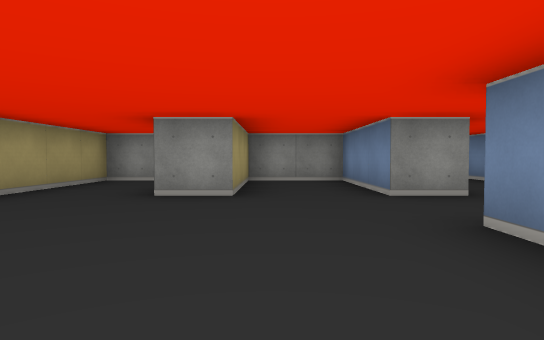
View 1 (above)

24 first-person views from a walk through a cub3D level. The camera is about half as high as the walls, tilts 2° down and sees 75° across. The floor is counted in squares. Each view is taken from the middle of a square. On the plan, view 1 faces up. The plan holds only what a view shows up to about 9 squares ahead; the rest is blank.

View 2
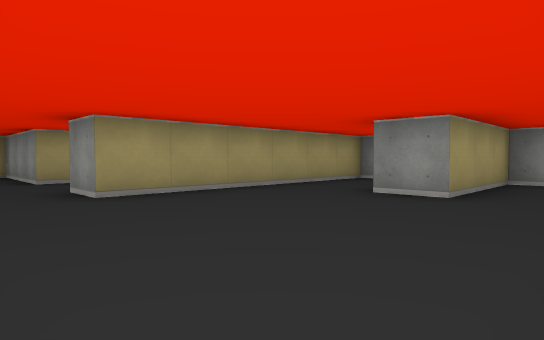

View 3
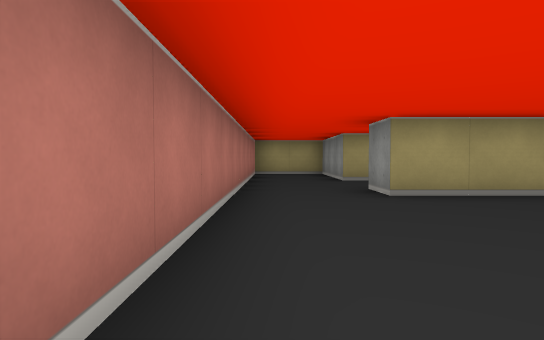

View 4
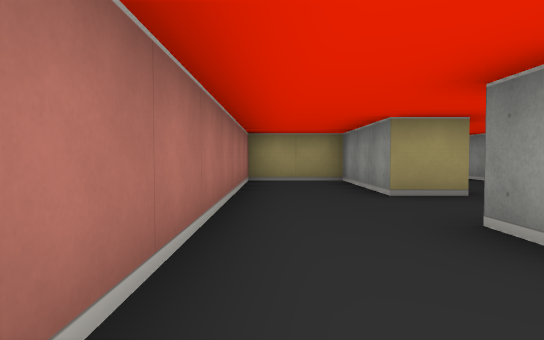

View 5
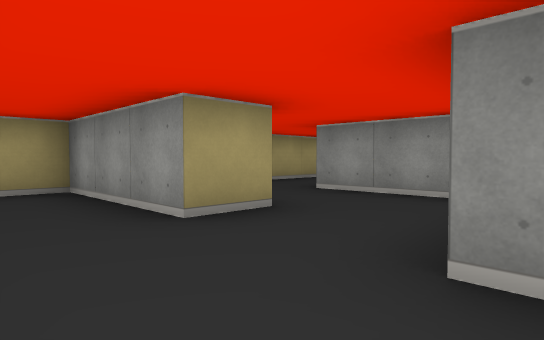

View 6
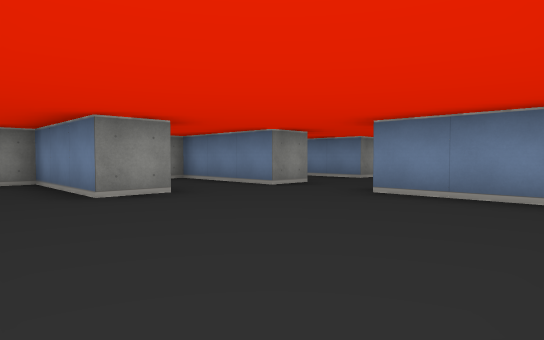

View 7
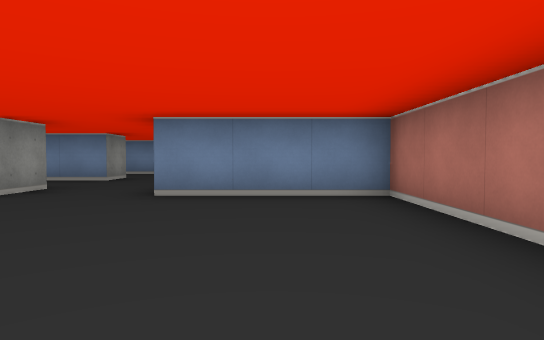

View 8
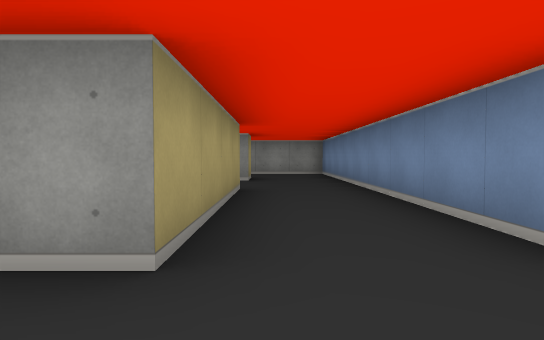

View 9
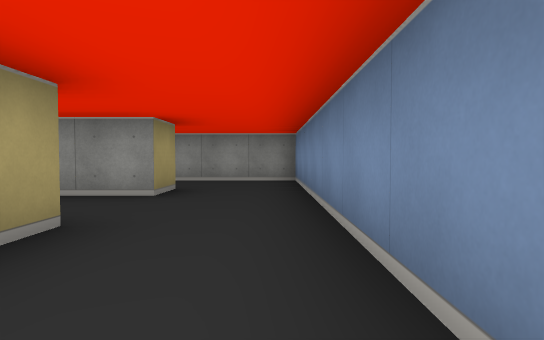

View 10
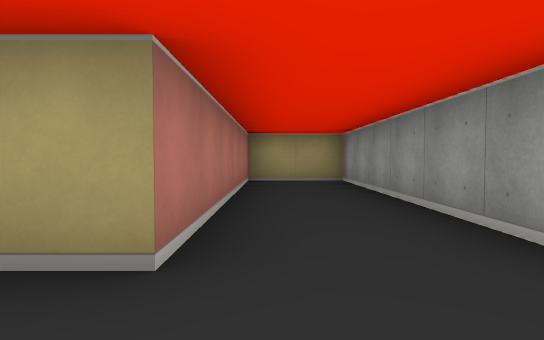

View 11
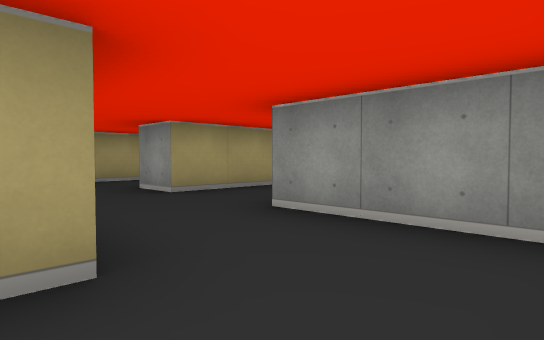

View 12
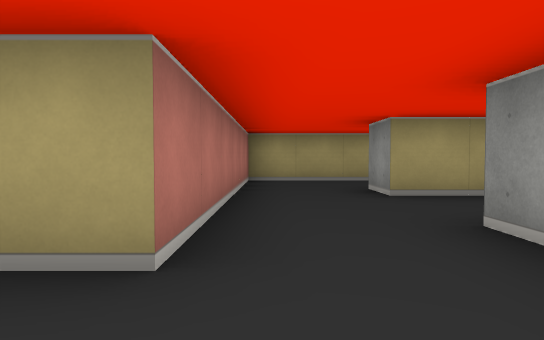

View 13
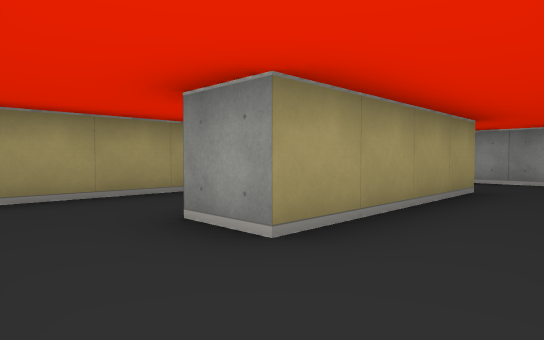

View 14
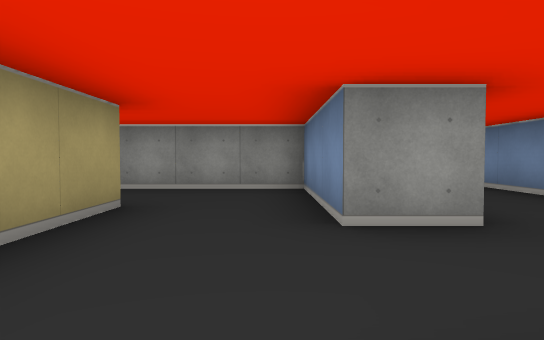

View 15
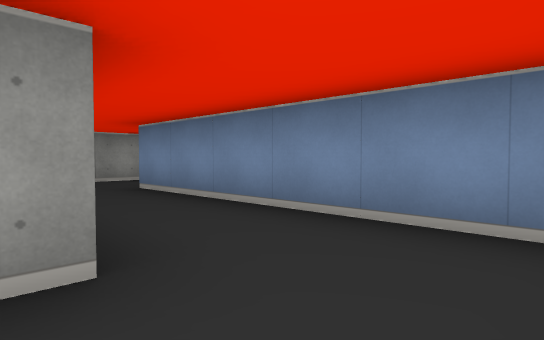

View 16
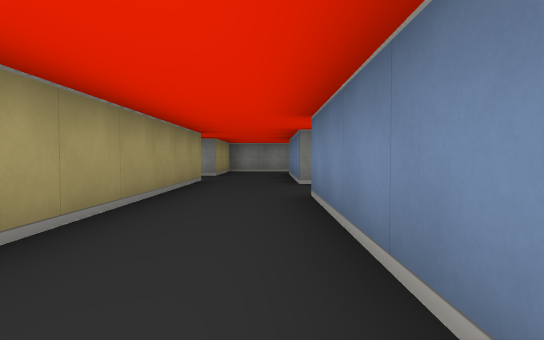

View 17
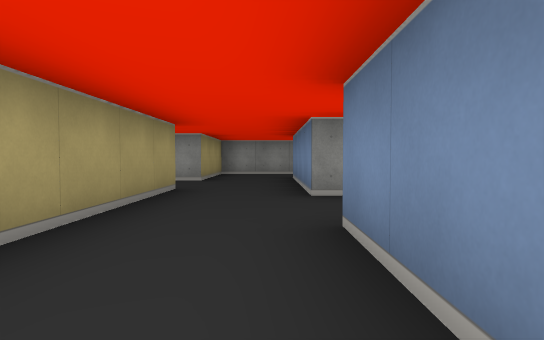

View 18
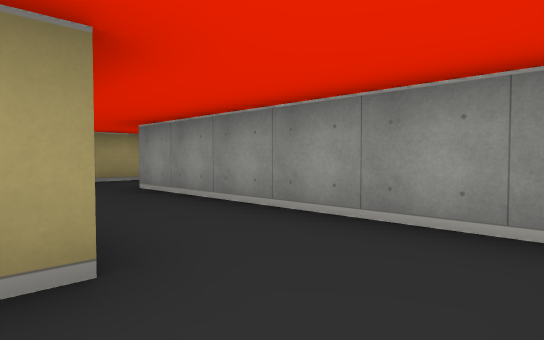

View 19
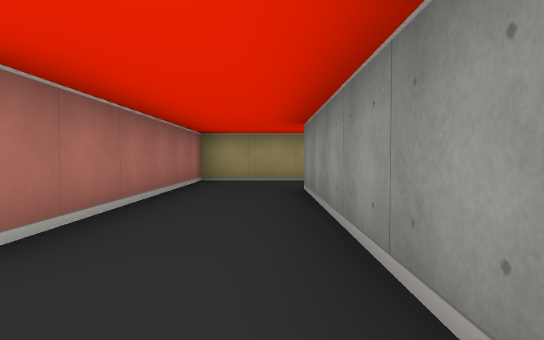

View 20
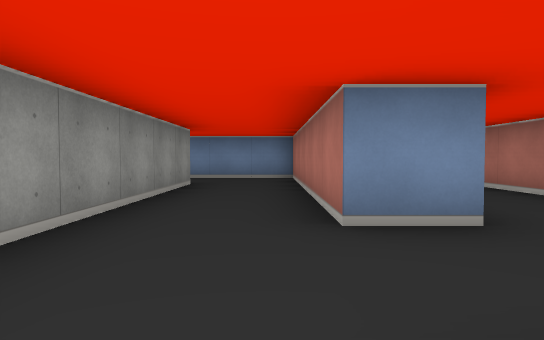

View 21
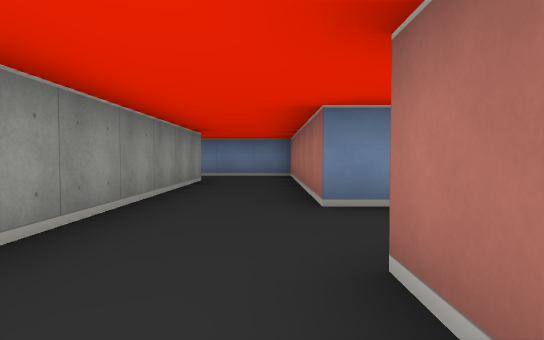

View 22
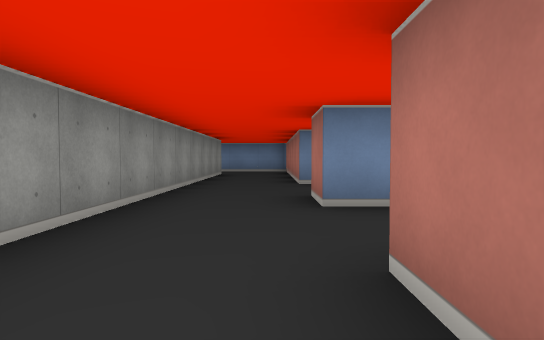

View 23
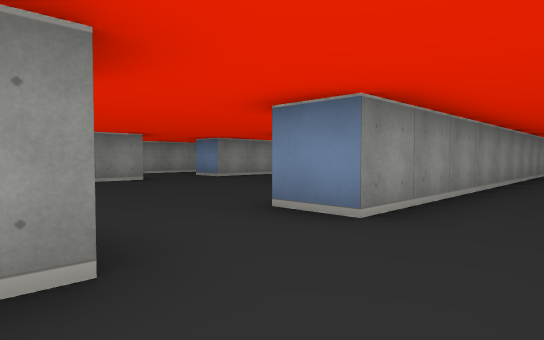

View 24
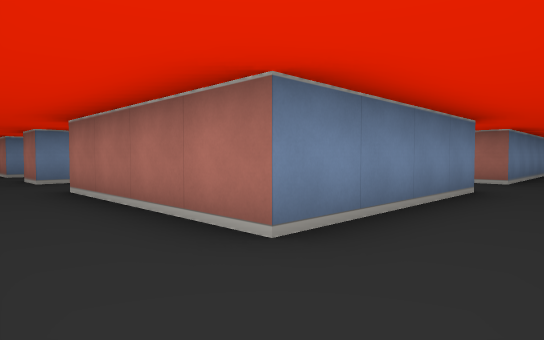

### Floor plan
Points are (right, up) in squares from view 1. A wall is a line through its corners. A room is listed if a view was taken in it or the views show most of it. See-through windows are left out.
Room 1 (views 1, 2, 3, 4, 6, 7)
walls: (2.5, 4.5) (1.5, 4.5) (1.5, 7.5) (-0.5, 7.5) (-0.5, 4.5) (-1.5, 4.5) (-1.5, 7.5) (-3.5, 7.5) (-3.5, 1.5); (-3.5, -0.5) (1.5, -0.5) (1.5, 2.5)
ways out: opening at (-4, 0.5) to room 2; opening at (2, 3.5) to room 3
Room 2 (view 5)
walls: (-6.5, 2.6) (-6.5, 1.5) (-9.5, 1.5) (-9.5, -0.5) (-3.5, -0.5); (-3.5, 1.5) (-4.5, 1.5)
ways out: opening at (-4, 0.5) to room 1; opening at (-5.5, 2) to room 14
Room 3 (views 8, 9, 10, 11)
walls: (2.5, 11.5) (2.5, 10.5) (-3.5, 10.5) (-3.5, 8.5) (2.5, 8.5) (2.5, 4.5); (4.5, 4.5) (4.5, 11.5)
ways out: opening at (2, 3.5) to room 1; opening at (3.5, 11) to room 4; opening at (5, 3.5)
Room 4 (view 12)
walls: (1.5, 11.5) (2.5, 11.5); (4.5, 11.5) (4.5, 13.5) (1.5, 13.5)
ways out: opening at (3.5, 11) to room 3; opening at (2, 12.5) to room 5
Room 5 (views 13, 14)
walls: (-0.5, 14.5) (-0.5, 13.5) (-1.5, 13.5); (-1.5, 11.5) (1.5, 11.5)
ways out: opening at (2, 12.5) to room 4; opening at (0.5, 14) to room 7; opening at (-1, 12.5) to room 15
Room 6 (views 15, 16, 17)
walls: (2.6, 16.5) (1.5, 16.5); (4.5, 15.2) (4.5, 20.5); (5.5, 22.5) (4.5, 22.5) (4.5, 23.5); (2.5, 23.5) (2.5, 17.9)
ways out: opening at (2, 15.5) to room 7; opening at (3.5, 23) to room 13; opening at (5, 21.5)
Room 7 (view 18)
walls: (1.5, 16.5) (1.5, 17.5); (-0.5, 17.6) (-0.5, 14.5)
ways out: opening at (0.5, 14) to room 5; opening at (2, 15.5) to room 6; opening at (0.5, 17) to room 8
Room 8 (view 19)
walls: (-6.5, 20.5) (-6.5, 17.5) (-0.9, 17.5); (1.5, 17.5) (1.5, 19.5) (-4.5, 19.5) (-4.5, 20.5)
ways out: opening at (0.5, 17) to room 7; opening at (-5.5, 20) to room 9
Room 9 (view 20)
walls: (-4.5, 20.5) (1.5, 20.5) (1.5, 23); (-0.5, 22.5) (-7.5, 22.5); (-7.5, 20.5) (-6.5, 20.5)
ways out: opening at (-5.5, 20) to room 8; opening at (-7, 21.5) to room 10; opening at (0.5, 23)
Room 10 (view 21)
walls: (-7.5, 22.5) (-10.5, 22.5); (-10.5, 20.5) (-9.5, 20.5)
ways out: opening at (-7, 21.5) to room 9; opening at (-10, 21.5) to room 11; opening at (-8.5, 20)
Room 11 (view 22)
walls: (-12.5, 20.5) (-10.5, 20.5); (-10.5, 22.5) (-10.5, 23.5)
ways out: opening at (-10, 21.5) to room 10; opening at (-13, 21.5) to room 12; opening at (-11.5, 23)
Room 12 (views 23, 24)
walls: (-13.5, 10.8) (-13.5, 14.5) (-12.9, 14.5); (-13.5, 16.4) (-13.5, 20.5) (-12.5, 20.5); (-12.4, 22.5) (-12.9, 22.5)
ways out: opening at (-13, 21.5) to room 11
Room 13 (no view inside)
walls: (2.5, 27) (2.5, 25.5) (1.9, 25.5); (4.5, 23.5) (4.5, 26.5)
ways out: opening at (3.5, 23) to room 6; opening at (2, 24.5); opening at (3.5, 26)
Room 14 (no view inside)
walls: (-5.4, 4.5) (-7.5, 4.5)
ways out: opening at (-5.5, 2) to room 2; opening at (-7, 3.5)
Room 15 (no view inside)
walls: (-3.5, 14.8) (-3.5, 11.5) (-1.5, 11.5)
ways out: opening at (-1, 12.5) to room 5

Where each view was taken, in squares from view 1:
view 1: 0 up, 0 right, facing up
view 2: 0 up, 1 right, facing up-left
view 3: 0 up, 1 right, facing left
view 4: 0 up, 2 left, facing left
view 5: 0 up, 4 left, facing up-left
view 6: 0 up, 3 left, facing up-right
view 7: 1 up, 3 left, facing right
view 8: 3 up, 3 right, facing up
view 9: 6 up, 4 right, facing up
view 10: 9 up, 4 right, facing left
view 11: 11 up, 4 right, facing up-left
view 12: 12 up, 4 right, facing left
view 13: 12 up, 1 right, facing up-left
view 14: 14 up, 1 right, facing up
view 15: 15 up, 2 right, facing up-right
view 16: 16 up, 4 right, facing up
view 17: 18 up, 4 right, facing up
view 18: 17 up, 1 right, facing up-left
view 19: 19 up, 1 right, facing left
view 20: 21 up, 7 left, facing right
view 21: 21 up, 8 left, facing right
view 22: 21 up, 11 left, facing right
view 23: 21 up, 13 left, facing up-right
view 24: 22 up, 15 left, facing down-right
